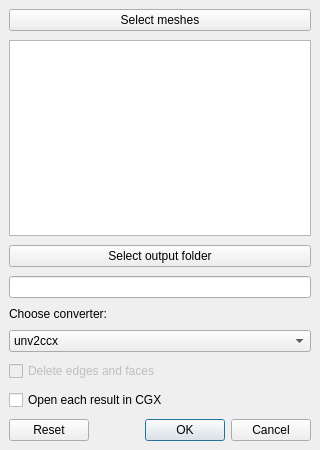
<?xml version="1.0" encoding="UTF-8"?>
<ui version="4.0">
 <class>Dialog</class>
 <widget class="QDialog" name="Dialog">
  <property name="geometry">
   <rect>
    <x>0</x>
    <y>0</y>
    <width>320</width>
    <height>450</height>
   </rect>
  </property>
  <property name="minimumSize">
   <size>
    <width>320</width>
    <height>450</height>
   </size>
  </property>
  <property name="windowTitle">
   <string>salome2ccx</string>
  </property>
  <layout class="QVBoxLayout" name="verticalLayout">
   <property name="spacing">
    <number>9</number>
   </property>
   <property name="leftMargin">
    <number>9</number>
   </property>
   <property name="topMargin">
    <number>9</number>
   </property>
   <property name="rightMargin">
    <number>9</number>
   </property>
   <property name="bottomMargin">
    <number>9</number>
   </property>
   <item>
    <widget class="QPushButton" name="pb_sel_mesh">
     <property name="text">
      <string>Select meshes</string>
     </property>
    </widget>
   </item>
   <item>
    <widget class="QTextEdit" name="le_selectMesh">
     <property name="enabled">
      <bool>true</bool>
     </property>
     <property name="readOnly">
      <bool>true</bool>
     </property>
    </widget>
   </item>
   <item>
    <widget class="QPushButton" name="pb_output_folder">
     <property name="text">
      <string>Select output folder</string>
     </property>
    </widget>
   </item>
   <item>
    <widget class="QLineEdit" name="le_output_folder">
     <property name="readOnly">
      <bool>true</bool>
     </property>
    </widget>
   </item>
   <item>
    <widget class="QLabel" name="label_4">
     <property name="minimumSize">
      <size>
       <width>200</width>
       <height>0</height>
      </size>
     </property>
     <property name="maximumSize">
      <size>
       <width>200</width>
       <height>16777215</height>
      </size>
     </property>
     <property name="text">
      <string>Choose converter:</string>
     </property>
    </widget>
   </item>
   <item>
    <widget class="QComboBox" name="converter">
     <item>
      <property name="text">
       <string>unv2ccx</string>
      </property>
     </item>
     <item>
      <property name="text">
       <string>unical3</string>
      </property>
     </item>
    </widget>
   </item>
   <item>
    <widget class="QCheckBox" name="rb_delet_e_f">
     <property name="enabled">
      <bool>false</bool>
     </property>
     <property name="text">
      <string>Delete edges and faces</string>
     </property>
    </widget>
   </item>
   <item>
    <widget class="QCheckBox" name="rb_cgx">
     <property name="text">
      <string>Open each result in CGX</string>
     </property>
    </widget>
   </item>
   <item>
    <widget class="QDialogButtonBox" name="okbox">
     <property name="standardButtons">
      <set>QDialogButtonBox::Cancel|QDialogButtonBox::Ok|QDialogButtonBox::Reset</set>
     </property>
    </widget>
   </item>
  </layout>
 </widget>
 <resources/>
 <connections/>
</ui>
